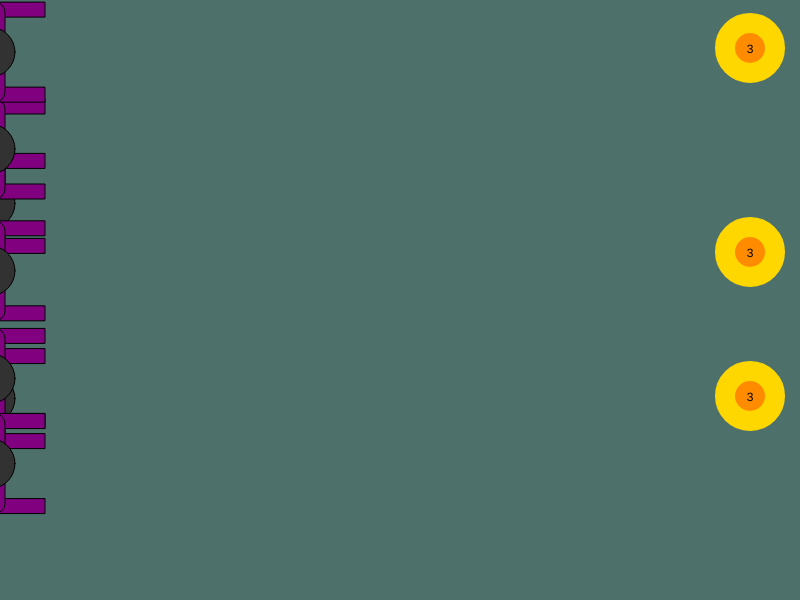
Frame 1 (no input)
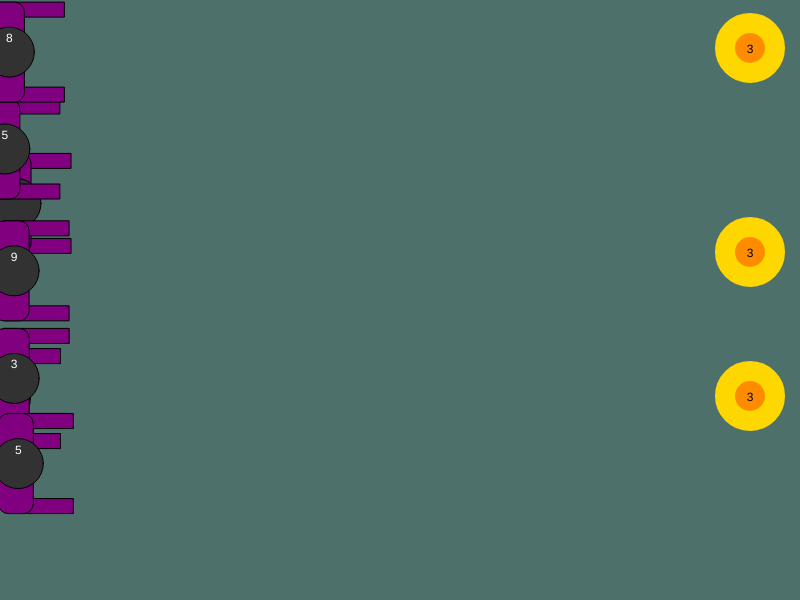
Frame 60 (no input)
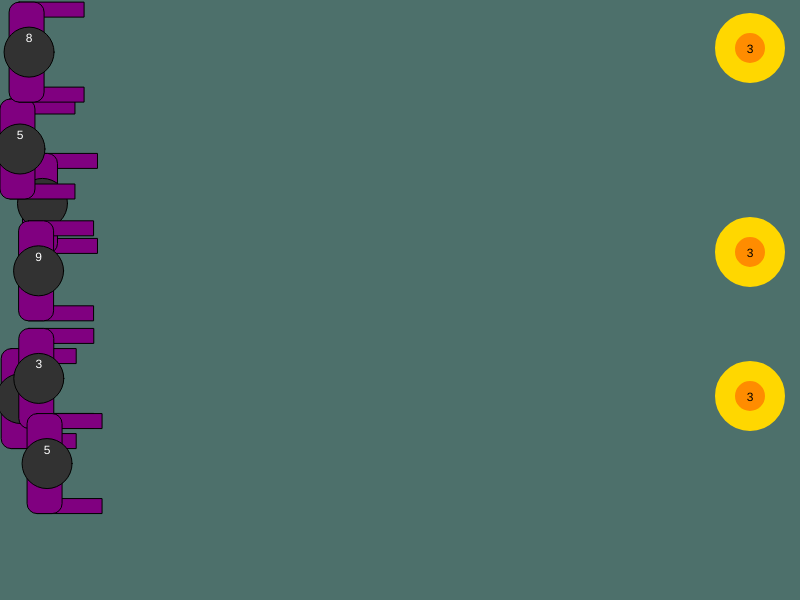
Frame 120 (the mouse pressed at the canvas centre since frame 60)

The p5.js sketch that drew these frames (run headless with seeded random() and noise() and a simulated clock; from frame 60 on, the mouse is pressed at the canvas centre):

// p5.js sketch
// ── sketch.js
/*
Hack it: Zombie Attack

The program creates a horde of zombies that cross the canvas. Read the code
and make the following enhancements

1. Split the code up into muliple files one for each constructor
2. Give each zombie a health property
3. Add a shovel! When the zombie is clicked on the head their health decreases
	* Add a 'clicked' method to the zombie to check if x and y coordinates, taken as arguments
	 are over the zombies head (you can use the dist function) and decrease health
	* In the horde constructor create a new method to check each zombies clicked method
	* also remove from the array any zombies whoes health is below 0.
	* call the method in horde from mousePressed();
4. When a zombie is killed make sure a new zombie is added to the horde.
5. Extension: Make it a game where the idea is to keep the zombies from the right of the screen
for as long as possible.
*/

//variable to store the zombie horde
var horde;
var sunflowers;

function setup() {
  createCanvas(800, 600);

  //create a new horde and add zombies
  horde = new Horde();
  horde.addZombies(7);
  sunflowers = new Sunflowers(3);
}

function draw() {
  background(77, 112, 107);
  sunflowers.draw();
  sunflowers.checkBeEatten();
  horde.drawZombies();
  horde.update();
  if (sunflowers.sunflowers.length == 0) {
    push();
    textSize(40);
    textAlign(CENTER);
    text('Game Over!', width / 2, height / 2);
    pop();
  }
}

//Constructor for the horde
function Horde() {
  //an array of zombies
  this.zombies = [];

  //call each zombies drawing code and update it's location ready to be drawn again
  this.drawZombies = function () {
    for (var i = 0; i < this.zombies.length; i++) {
      this.zombies[i].draw();
      this.zombies[i].updateLocation();
    }
  };
  this.update = function () {
    for (var i = this.zombies.length - 1; i >= 0; i--) {
      if (this.zombies[i].health == 0 || this.zombies[i].x > width + 30) {
        this.zombies.splice(i, 1);
        this.zombies.push(new zombie(random(20, height - 50)));
      }
    }
  };

  //add n zombies to the horde
  this.addZombies = function (n) {
    for (var i = 0; i < n; i++) {
      this.zombies.push(new zombie(random(20, height - 50)));
    }
  };

  this.checkClicked = function (x, y) {
    for (var i = this.zombies.length - 1; i >= 0; i--) {
      if (this.zombies[i].clicked(x, y)) {
        if (this.zombies[i].health >= 1) {
          this.zombies[i].health -= 1;
        }
      }
    }
  };
}

//constructor for the Zombies
function zombie(y) {
  //initial x so all zombies start to the left of the screen
  this.x = -10;
  this.y = y;
  this.last_x = this.x;
  //set a random speed
  this.speed = random(0.2, 0.5);

  this.health = round(random(3, 10));

  //draw the zombie to the screen
  this.draw = function () {
    push();
    //arms
    fill(128, 0, 128);
    rect(this.x - 10, this.y - 50, 65, 15);
    rect(this.x - 10, this.y + 35, 65, 15);
    //shoulders
    rect(this.x - 20, this.y - 50, 35, 100, 10);
    //head
    fill(50);
    ellipse(this.x, this.y, 50);

    //show health
    fill(255);
    textAlign(CENTER);
    text(this.health, this.x, this.y - 10);
    pop();

    this.clicked = function (x, y) {
      return dist(this.x, this.y, x, y) < 25;
    };
  };

  //update the zombies x location as it lumbers across the screen
  this.updateLocation = function () {
    this.last_x = this.x;
    this.x += this.speed;
  };
}
function Sunflowers(n) {
  this.sunflowers = [];
  for (let i = 0; i < n; i++) {
    this.sunflowers.push(new Sunflower());
  }
  this.draw = function () {
    for (let i = 0; i < this.sunflowers.length; i++) {
      this.sunflowers[i].draw();
    }
  };
  this.checkBeEatten = function () {
    for (let i = this.sunflowers.length - 1; i >= 0; i--) {
      if (this.sunflowers[i].beEatten(horde.zombies)) {
        this.sunflowers[i].health -= 1;
        if (this.sunflowers[i].health == 0) {
          this.sunflowers.splice(i, 1);
        }
      }
    }
  };
}
function Sunflower() {
  this.x = width - 50;
  this.y = round(random(10, height - 60) / 12) * 12;
  this.health = 3;
  this.draw = function () {
    push();
    fill(255, 140, 0);
    stroke(255, 215, 0);
    strokeWeight(20);
    ellipse(this.x, this.y, 50);
    fill(0);
    textAlign(CENTER);
    noStroke();
    text(this.health, this.x, this.y + 5);
    pop();
  };
  this.beEatten = function (z) {
    for (let i = 0; i < z.length; i++) {
      let zombie = z[i];
      if (zombie.y > this.y - 58 && zombie.y < this.y + 58) {
        if (zombie.x > this.x - 58 && zombie.last_x < this.x - 58) {
          return true;
        }
      }
    }
  };
}

function mousePressed() {
  if (sunflowers.sunflowers.length > 0) {
    horde.checkClicked(mouseX, mouseY);
  }
}
